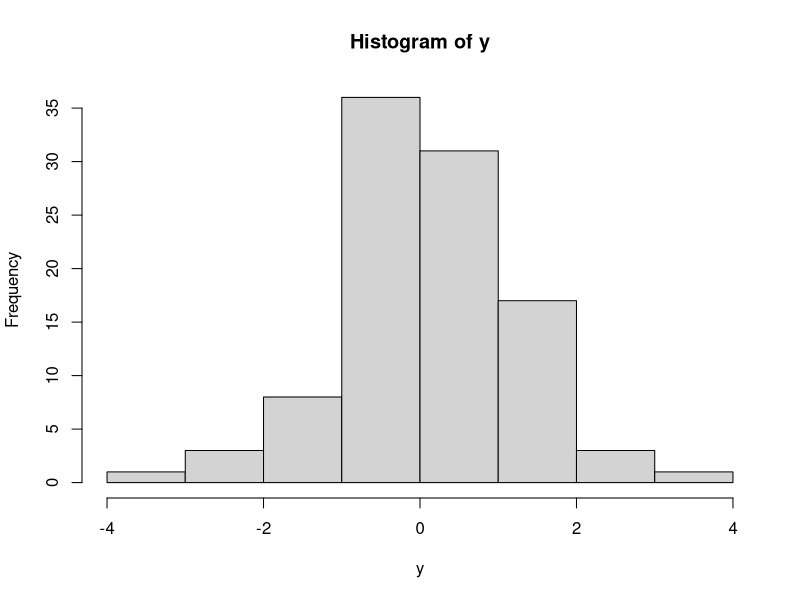
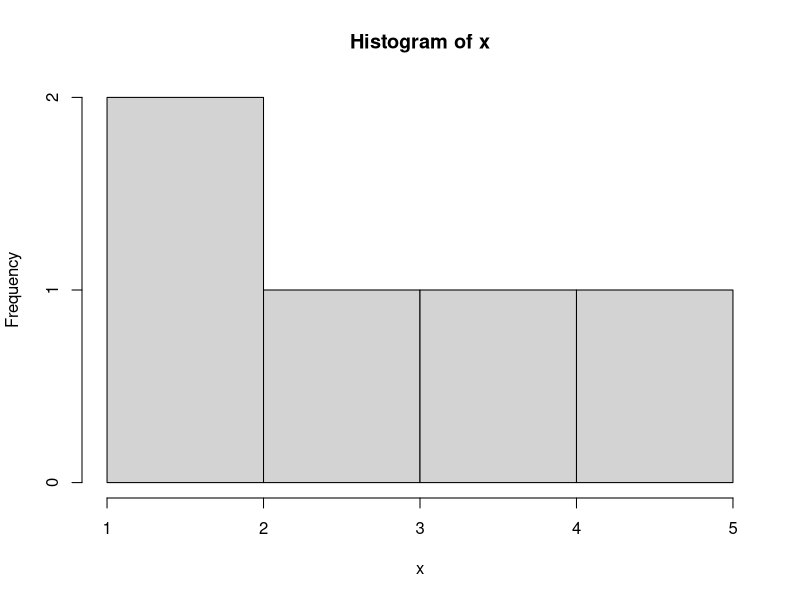

These charts were generated, in order, by the following R code:
x <-c(1, 2, 3, 4, 5)

# mean(x)

y <- rnorm(100)
hist(y)
# hist(y, breaks = 20, col = "blue", main = "Histogram of x", xlab = "Value", ylab = "Frequency")

hist(x)
